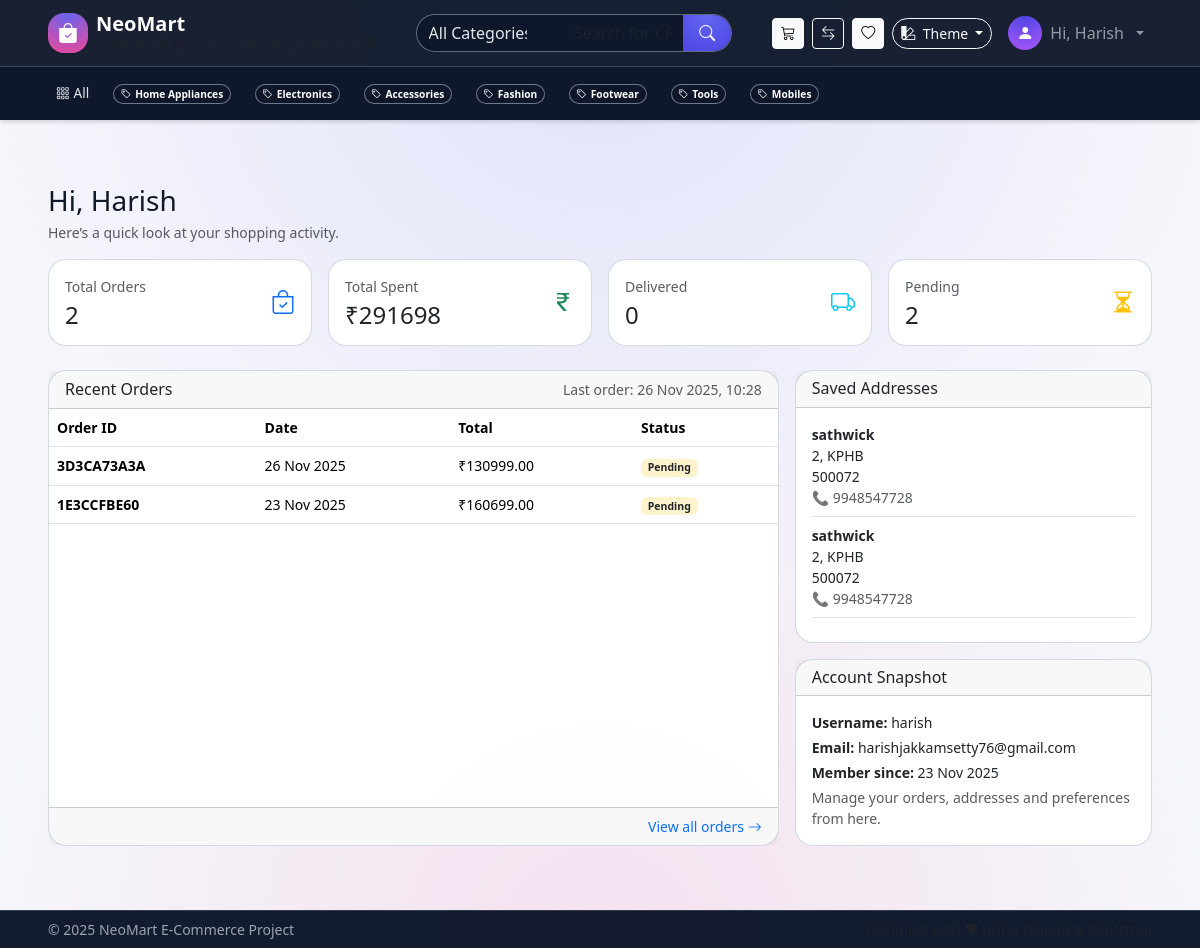
The page /dashboard/ (signed in) on the database its author committed.
### shop/models.py (models this page shows, shortened)
class Category(models.Model):
    name = models.CharField(max_length=100, unique=True)
    slug = models.SlugField(unique=True)
    icon = models.CharField(max_length=50, blank=True)
    class Meta:
        verbose_name_plural = "Categories"

class Order(models.Model):
    STATUS_CHOICES = [
        ('pending', 'Pending'),
        ('processing', 'Processing'),
        ('delivered', 'Delivered'),
        ('cancelled', 'Cancelled'),
    ]
    user = models.ForeignKey(User, on_delete=models.CASCADE, related_name='orders')
    address = models.ForeignKey(Address, on_delete=models.SET_NULL, null=True, blank=True)
    order_id = models.CharField(max_length=20, unique=True)
    total_amount = models.DecimalField(max_digits=10, decimal_places=2)
    status = models.CharField(max_length=20, choices=STATUS_CHOICES, default='pending')
    created_at = models.DateTimeField(auto_now_add=True)

class Address(models.Model):
    user = models.ForeignKey(User, on_delete=models.CASCADE, related_name='addresses')
    full_name = models.CharField(max_length=200)
    phone = models.CharField(max_length=20)
    email = models.EmailField()
    pincode = models.CharField(max_length=10)
    address_line = models.CharField(max_length=255)
    flat_house_no = models.CharField(max_length=100)
    landmark = models.CharField(max_length=255, blank=True)
    created_at = models.DateTimeField(auto_now_add=True)
    is_default = models.BooleanField(default=False)

### shop/views.py (the view)
# urls.py: path('dashboard/', views.dashboard, name='dashboard'),
@login_required
def dashboard(request):
    orders_qs = Order.objects.filter(user=request.user).order_by('-created_at')
    addresses = Address.objects.filter(user=request.user)
    total_spent = orders_qs.aggregate(total=Sum('total_amount'))['total'] or Decimal('0.00')
    total_orders = orders_qs.count()
    delivered_orders = orders_qs.filter(status='delivered').count() if hasattr(Order, 'status') else 0
    pending_orders = orders_qs.exclude(status='delivered').count() if hasattr(Order, 'status') else total_orders
    last_order = orders_qs.first()
    last_order_date = last_order.created_at if last_order else None
    recent_orders = orders_qs[:5]
    context = {
        'orders': recent_orders,
        'addresses': addresses,
        'total_spent': total_spent,
        'total_orders': total_orders,
        'delivered_orders': delivered_orders,
        'pending_orders': pending_orders,
        'last_order_date': last_order_date,
    }
    return render(request, 'shop/dashboard.html', context)

### templates/shop/dashboard.html (shortened to what this page needs)
{% extends 'shop/base.html' %}
{% block content %}
<div class="mt-5 pt-4 dashboard-page">
  <div class="mb-3 d-flex justify-content-between align-items-center">
    <div>
      <h3 class="mb-1">Hi, {{ user.username|title }}</h3>
      <p class="text-muted small mb-0">Here’s a quick look at your shopping activity.</p>
    </div>
  </div>
  <div class="row g-3 mb-4">
    <div class="col-6 col-md-3">
      <div class="card stat-card h-100">
        <div class="card-body py-3">
          <div class="d-flex justify-content-between align-items-center">
            <div>
              <p class="text-muted small mb-1">Total Orders</p>
              <h4 class="mb-0">{{ total_orders }}</h4>
            </div>
            <i class="bi bi-bag-check fs-4 text-primary"></i>
          </div>
        </div>
      </div>
    </div>
    <div class="col-6 col-md-3">
      <div class="card stat-card h-100">
        <div class="card-body py-3">
          <div class="d-flex justify-content-between align-items-center">
            <div>
              <p class="text-muted small mb-1">Total Spent</p>
              <h4 class="mb-0">₹{{ total_spent }}</h4>
            </div>
            <i class="bi bi-currency-rupee fs-4 text-success"></i>
          </div>
        </div>
      </div>
    </div>
    <div class="col-6 col-md-3">
      <div class="card stat-card h-100">
        <div class="card-body py-3">
          <div class="d-flex justify-content-between align-items-center">
            <div>
              <p class="text-muted small mb-1">Delivered</p>
              <h4 class="mb-0">{{ delivered_orders }}</h4>
            </div>
            <i class="bi bi-truck fs-4 text-info"></i>
          </div>
        </div>
      </div>
    </div>
    <div class="col-6 col-md-3">
      <div class="card stat-card h-100">
        <div class="card-body py-3">
          <div class="d-flex justify-content-between align-items-center">
            <div>
              <p class="text-muted small mb-1">Pending</p>
              <h4 class="mb-0">{{ pending_orders }}</h4>
            </div>
            <i class="bi bi-hourglass-split fs-4 text-warning"></i>
          </div>
        </div>
      </div>
    </div>
  </div>
  <div class="row g-3">
    <div class="col-lg-8">
      <div class="card summary-card h-100">
        <div class="card-header d-flex justify-content-between align-items-center">
          <h6 class="mb-0">Recent Orders</h6>
          {% if last_order_date %}
            <small class="text-muted">
              Last order: {{ last_order_date|date:"d M Y, H:i" }}
            </small>
          {% endif %}
        </div>
        <div class="card-body p-0">
          {% if orders %}
            <div class="table-responsive">
              <table class="table mb-0 align-middle small">
                <thead>
                  <tr>
                    <th>Order ID</th>
                    <th>Date</th>
                    <th>Total</th>
                    <th>Status</th>
                  </tr>
                </thead>
                <tbody>
                  {% for order in orders %}
                    <tr>
                      <td class="fw-semibold">{{ order.order_id }}</td>
                      <td>{{ order.created_at|date:"d M Y" }}</td>
                      <td>₹{{ order.total_amount }}</td>
                      <td>
                        {% if order.status %}
                          {% if order.status|lower == 'delivered' %}
                            <span class="badge bg-success-subtle text-success">Delivered</span>
                          {% elif order.status|lower == 'cancelled' %}
                            <span class="badge bg-danger-subtle text-danger">Cancelled</span>
                          {% else %}
                            <span class="badge bg-warning-subtle text-warning text-dark">Pending</span>
                          {% endif %}
                        {% else %}
                          <span class="badge bg-warning-subtle text-warning text-dark">Processing</span>
                        {% endif %}
                      </td>
                    </tr>
                  {% endfor %}
                </tbody>
              </table>
            </div>
          {% else %}
            <div class="p-3 text-muted text-center small">
              <i class="bi bi-bag-x fs-3 d-block mb-1"></i>
              You haven't placed any orders yet.
            </div>
          {% endif %}
        </div>
        <div class="card-footer text-end small">
          <a href="{% url 'my_orders' %}" class="text-decoration-none">
            View all orders <i class="bi bi-arrow-right"></i>
          </a>
        </div>
      </div>
    </div>
    <div class="col-lg-4">
      <div class="card summary-card mb-3">
        <div class="card-header">
          <h6 class="mb-0">Saved Addresses</h6>
        </div>
        <div class="card-body small">
          {% if addresses %}
            {% for addr in addresses %}
              <div class="mb-2 pb-2 border-bottom border-dashed">
                <strong>{{ addr.full_name }}</strong><br>
                {{ addr.flat_house_no }}, {{ addr.address_line }}<br>
                {{ addr.pincode }}<br>
                <span class="text-muted">📞 {{ addr.phone }}</span>
              </div>
            {% endfor %}
          {% else %}
            <p class="text-muted mb-0">No addresses saved yet. You can add one during checkout.</p>
          {% endif %}
        </div>
      </div>
      <div class="card summary-card">
        <div class="card-header">
          <h6 class="mb-0">Account Snapshot</h6>
        </div>
        <div class="card-body small">
          <p class="mb-1"><strong>Username:</strong> {{ user.username }}</p>
          {% if user.email %}
          <p class="mb-1"><strong>Email:</strong> {{ user.email }}</p>
          {% endif %}
          <p class="mb-1"><strong>Member since:</strong> {{ user.date_joined|date:"d M Y" }}</p>
          <p class="mb-0 text-muted">Manage your orders, addresses and preferences from here.</p>
        </div>
      </div>
    </div>
  </div>
</div>
{% endblock %}

### templates/shop/base.html (shortened to what this page needs)
{% load static %}
<!DOCTYPE html>
<html lang="en"
      data-theme="{{ current_theme|default:'light' }}"
      data-bs-theme="{% if current_theme == 'dark' %}dark{% else %}light{% endif %}">
<head>
    <link href="https://cdn.jsdelivr.net/npm/bootstrap@5.3.3/dist/css/bootstrap.min.css" rel="stylesheet">
    <link rel="stylesheet" href="https://cdn.jsdelivr.net/npm/bootstrap-icons@1.11.3/font/bootstrap-icons.css">
    <link rel="stylesheet" href="{% static 'css/custom_style.css' %}">
</head>
<body class="app-body">
<header class="fixed-top shadow-sm app-header">
    <nav class="navbar navbar-expand-lg main-navbar navbar-dark">
        <div class="container-fluid px-3 px-md-5">
            <a class="navbar-brand d-flex align-items-center gap-2" href="{% url 'home' %}">
                <div class="brand-logo d-flex align-items-center justify-content-center">
                    <i class="bi bi-bag-check-fill"></i>
                </div>
                <div class="d-flex flex-column lh-1">
                    <span class="fw-bold brand-title">NeoMart</span>
                    <small class="brand-subtitle d-none d-md-inline text-muted">
                        Premium E-Commerce Experience
                    </small>
                </div>
            </a>
            <div class="collapse navbar-collapse" id="mainNavbar">
                <form method="get"
                      action="{% url 'product_list' %}"
                      class="mx-lg-4 mt-3 mt-lg-0 flex-grow-1 search-wrapper d-flex">
                    <div class="search-intel position-relative w-100">
                        <div class="input-group search-bar">
                            <select class="form-select search-category" name="category">
                                <option value="">All Categories</option>
                            </select>
                            <input type="text"
                                   class="form-control search-input"
                                   name="q"
                                   placeholder="Search for CPUs, T-Shirts, Headphones..."
                                   autocomplete="off">
                            <button class="btn btn-search" type="submit">
                                <i class="bi bi-search"></i>
                            </button>
                        </div>
                    </div>
                </form>
                <ul class="navbar-nav ms-lg-3 align-items-lg-center mt-3 mt-lg-0">
                    <li class="nav-item me-2 d-flex">
                    <button class="btn btn-light btn-sm position-relative"
                            type="button"
                            data-bs-toggle="offcanvas"
                            data-bs-target="#miniCartOffcanvas"
                            aria-controls="miniCartOffcanvas">
                        <i class="bi bi-cart3"></i>
                    </button>
                    </li>
                    <li class="nav-item me-2 d-flex">
                        <a href="{% url 'compare_view' %}" class="btn btn-outline-light btn-sm position-relative">
                            <i class="bi bi-arrow-left-right"></i>
                        </a>
                    </li>
                    <li class="nav-item me-2 d-flex">
                        <a href="{% url 'wishlist' %}" class="btn btn-light btn-sm position-relative">
                            <i class="bi bi-heart"></i>
                        </a>
                    </li>
                    <li class="nav-item dropdown me-2 theme-switcher">
                        <button class="btn btn-outline-light btn-sm dropdown-toggle rounded-pill"
                                data-bs-toggle="dropdown">
                            <i class="bi bi-palette2 me-1"></i> Theme
                        </button>
                    </li>
                    {% if user.is_authenticated %}
                        <li class="nav-item dropdown">
                            <a class="nav-link d-flex align-items-center gap-2 dropdown-toggle"
                               href="#"
                               data-bs-toggle="dropdown">
                                <div class="avatar-circle">
                                    <i class="bi bi-person-fill"></i>
                                </div>
                                <span class="d-none d-lg-inline">
                                    Hi, {{ user.username|title }}
                                </span>
                            </a>
                        </li>
                    {% endif %}
                </ul>
            </div>
        </div>
    </nav>
    <nav class="navbar navbar-expand-lg category-navbar navbar-dark shadow-sm">
        <div class="container-fluid px-3 px-md-5">
            <div class="collapse navbar-collapse" id="categoryNavbar">
                <ul class="navbar-nav me-auto category-scroll flex-row flex-nowrap">
                    <li class="nav-item">
                        <a class="nav-link category-link {% if request.resolver_match.url_name == 'product_list' %}active{% endif %}"
                           href="{% url 'product_list' %}">
                            <i class="bi bi-grid-3x3-gap me-1"></i>All
                        </a>
                    </li>
                    {% for cat in nav_categories %}
                        <li class="nav-item">
                            <a class="nav-link category-link"
                               href="{% url 'product_list_by_category' cat.slug %}">
                                <span class="badge rounded-pill category-pill">
                                    <i class="bi bi-tag me-1"></i>{{ cat.name }}
                                </span>
                            </a>
                        </li>
                    {% empty %}
                        <li class="nav-item">
                            <span class="nav-link text-muted small">
                                Categories coming soon...
                            </span>
                        </li>
                    {% endfor %}
                </ul>
            </div>
        </div>
    </nav>
</header>
<main class="app-main container-fluid px-3 px-md-5">
    {% block content %}{% endblock %}
</main>
<footer class="app-footer mt-auto py-2">
    <div class="container-fluid px-3 px-md-5 d-flex flex-column flex-md-row justify-content-between align-items-center small">
        <span>&copy; 2025 NeoMart E-Commerce Project</span>
        <span class="text-muted">
        </span>
    </div>
</footer>
</body>
</html>

### rows shown on the page
Category: name "Home Appliances"
Category: name "Electronics"
Category: name "Accessories"
Category: name "Fashion"
Category: name "Footwear"
Category: name "Tools"
Category: name "Mobiles"
Order: created_at "26 Nov 2025, 10:28", order_id "3D3CA73A3A", created_at "26 Nov 2025", total_amount "130999.00", status "Pending"
Order: order_id "1E3CCFBE60", created_at "23 Nov 2025", total_amount "160699.00", status "Pending"
Address: full_name "sathwick", flat_house_no "2", address_line "KPHB", pincode "500072", phone "9948547728"
Address: full_name "sathwick", flat_house_no "2", address_line "KPHB", pincode "500072", phone "9948547728"

### other values the page prints
{{ user.username|title }} "Harish"
{{ total_orders }} "2"
{{ total_spent }} "291698"
{{ delivered_orders }} "0"
{{ pending_orders }} "2"
{{ user.username }} "harish"
{{ user.email }} "harishjakkamsetty76@gmail.com"
{{ user.date_joined|date:"d M Y" }} "23 Nov 2025"
